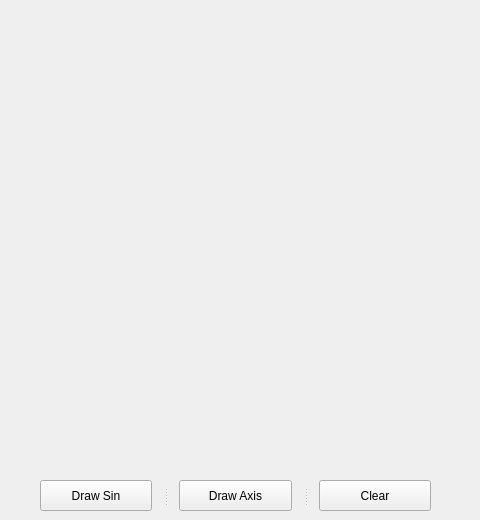
<?xml version="1.0" encoding="UTF-8"?>
<ui version="4.0">
 <class>MainWindow</class>
 <widget class="QMainWindow" name="MainWindow">
  <property name="geometry">
   <rect>
    <x>0</x>
    <y>0</y>
    <width>480</width>
    <height>520</height>
   </rect>
  </property>
  <property name="windowTitle">
   <string>MainWindow</string>
  </property>
  <widget class="QWidget" name="centralWidget">
   <widget class="QSplitter" name="splitter">
    <property name="geometry">
     <rect>
      <x>40</x>
      <y>480</y>
      <width>391</width>
      <height>31</height>
     </rect>
    </property>
    <property name="midLineWidth">
     <number>-1</number>
    </property>
    <property name="orientation">
     <enum>Qt::Horizontal</enum>
    </property>
    <property name="handleWidth">
     <number>27</number>
    </property>
    <widget class="QPushButton" name="drawSin">
     <property name="text">
      <string>Draw Sin</string>
     </property>
    </widget>
    <widget class="QPushButton" name="drawAxis">
     <property name="text">
      <string>Draw Axis</string>
     </property>
    </widget>
    <widget class="QPushButton" name="clear">
     <property name="text">
      <string>Clear</string>
     </property>
    </widget>
   </widget>
  </widget>
 </widget>
 <layoutdefault spacing="6" margin="11"/>
 <resources/>
 <connections/>
</ui>
